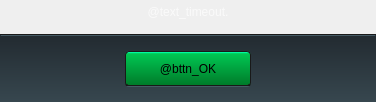
     <widget class="QWidget" name="page_timeout">
      <property name="styleSheet">
       <string notr="true">#page_timeout {
    border-top: 1px solid #455a64;
    background-color: #37474f;
}</string>
      </property>
      <layout class="QVBoxLayout" name="verticalLayout_5" stretch="1,0">
       <property name="spacing">
        <number>10</number>
       </property>
       <property name="leftMargin">
        <number>0</number>
       </property>
       <property name="topMargin">
        <number>0</number>
       </property>
       <property name="rightMargin">
        <number>0</number>
       </property>
       <property name="bottomMargin">
        <number>0</number>
       </property>
       <item alignment="Qt::AlignHCenter">
        <widget class="QLabel" name="label">
         <property name="minimumSize">
          <size>
           <width>262</width>
           <height>24</height>
          </size>
         </property>
         <property name="maximumSize">
          <size>
           <width>262</width>
           <height>16777215</height>
          </size>
         </property>
         <property name="styleSheet">
          <string notr="true">QLabel {
    color: #fafafa;
    font: 12px &quot;Open Sans&quot;;
}</string>
         </property>
         <property name="text">
          <string>@text_timeout.</string>
         </property>
         <property name="alignment">
          <set>Qt::AlignCenter</set>
         </property>
         <property name="wordWrap">
          <bool>true</bool>
         </property>
        </widget>
       </item>
       <item>
        <widget class="QFrame" name="reject_frame">
         <property name="minimumSize">
          <size>
           <width>376</width>
           <height>68</height>
          </size>
         </property>
         <property name="maximumSize">
          <size>
           <width>376</width>
           <height>68</height>
          </size>
         </property>
         <property name="styleSheet">
          <string notr="true">QFrame {
	background-color: qlineargradient(spread:pad, x1:0, y1:0, x2:0, y2:1, stop:0 rgba(34, 42, 48, 255), stop:1 rgba(55, 71, 79, 255));
	border-top: 2px solid qlineargradient(spread:pad, x1:0, y1:0, x2:0, y2:1, stop:0 rgba(25, 25, 25, 255), stop:0.498 rgba(25, 25, 25, 255), stop:0.502 rgba(69, 90, 100, 255), stop:1 rgba(69, 90, 100, 255));
}</string>
         </property>
         <property name="frameShape">
          <enum>QFrame::StyledPanel</enum>
         </property>
         <property name="frameShadow">
          <enum>QFrame::Raised</enum>
         </property>
         <layout class="QHBoxLayout" name="horizontalLayout_4" stretch="0">
          <property name="spacing">
           <number>0</number>
          </property>
          <property name="leftMargin">
           <number>16</number>
          </property>
          <property name="topMargin">
           <number>15</number>
          </property>
          <property name="rightMargin">
           <number>16</number>
          </property>
          <property name="bottomMargin">
           <number>15</number>
          </property>
          <item alignment="Qt::AlignHCenter|Qt::AlignBottom">
           <widget class="QPushButton" name="bttn_OK">
            <property name="minimumSize">
             <size>
              <width>126</width>
              <height>36</height>
             </size>
            </property>
            <property name="maximumSize">
             <size>
              <width>126</width>
              <height>36</height>
             </size>
            </property>
            <property name="cursor">
             <cursorShape>PointingHandCursor</cursorShape>
            </property>
            <property name="styleSheet">
             <string notr="true">QPushButton
{
border: 1px solid #191919;
border-radius: 4px;
background-color: qlineargradient(spread:pad, x1:0, y1:1, x2:0, y2:0, stop:0 rgba(0, 121, 40, 255), stop:0.94 rgba(0, 199, 83, 255), stop:0.95 rgba(0, 250, 158, 255), stop:1 rgba(0, 250, 158, 255));
	border-bottom: 2px solid qlineargradient(spread:pad, x1:0, y1:0, x2:0, y2:1, stop:0 rgba(25, 25, 25, 255), stop:0.498 rgba(25, 25, 25, 255), stop:0.502 rgba(69, 90, 100, 255), stop:1 rgba(69, 90, 100, 255));
}

QPushButton:hover {
    background-color: qlineargradient(spread:pad, x1:0, y1:1, x2:0, y2:0, stop:0 rgba(0, 121, 40, 255), stop:0.95 rgba(0, 250, 158, 255), stop:1 rgba(0, 250, 158, 255));
}


QPushButton:pressed
{
	background-color: qlineargradient(spread:pad, x1:0, y1:1, x2:0, y2:0, stop:0 rgba(0, 41, 20, 255), stop:0.95 rgba(0, 90, 55, 255), stop:1 rgba(0, 90, 50, 255));
}

QPushButton:disabled {
    border: 1px solid rgba(25, 25, 25, 166);
    color: rgba(250, 250, 250, 166);
background-color: qlineargradient(spread:pad, x1:0, y1:1, x2:0, y2:0, stop:0 rgba(0, 121, 40, 166), stop:0.94 rgba(0, 199, 83, 166), stop:0.95 rgba(0, 250, 158, 166), stop:1 rgba(0, 250, 158, 166));
}

</string>
            </property>
            <property name="text">
             <string>@bttn_OK</string>
            </property>
           </widget>
          </item>
         </layout>
        </widget>
       </item>
      </layout>
     </widget>
